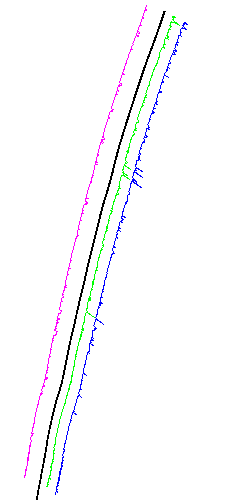

Source code (Python):
#!/usr/bin/env python

# Create arc plots along bore hole tracks using vtkArcPlotter.

import os

# Factory overrides
import vtkmodules.vtkInteractionStyle  # noqa: F401
import vtkmodules.vtkRenderingFreeType  # noqa: F401
import vtkmodules.vtkRenderingOpenGL2  # noqa: F401

from vtkmodules.vtkFiltersCore import vtkTubeFilter
from vtkmodules.vtkIOLegacy import vtkPolyDataReader
from vtkmodules.vtkRenderingAnnotation import vtkArcPlotter
from vtkmodules.vtkRenderingCore import (
    vtkActor,
    vtkCamera,
    vtkPolyDataMapper,
    vtkRenderWindow,
    vtkRenderWindowInteractor,
    vtkRenderer,
)

# Data path
data_dir = os.environ.get("VPE_DATA_DIR", os.path.dirname(os.path.abspath(__file__)))

# Camera
camera = vtkCamera()

# Read bore
bore_reader = vtkPolyDataReader()
bore_reader.SetFileName(os.path.join(data_dir, "bore.vtk"))

tuber = vtkTubeFilter()
tuber.SetInputConnection(bore_reader.GetOutputPort())
tuber.SetNumberOfSides(6)
tuber.SetRadius(15)

bore_mapper = vtkPolyDataMapper()
bore_mapper.SetInputConnection(tuber.GetOutputPort())
bore_mapper.ScalarVisibilityOff()

bore_actor = vtkActor()
bore_actor.SetMapper(bore_mapper)
bore_actor.GetProperty().SetColor(0, 0, 0)

# Track 1 arc plot
track_1 = vtkPolyDataReader()
track_1.SetFileName(os.path.join(data_dir, "track1.binary.vtk"))

arc_plotter = vtkArcPlotter()
arc_plotter.SetInputConnection(track_1.GetOutputPort())
arc_plotter.SetCamera(camera)
arc_plotter.SetRadius(250.0)
arc_plotter.SetHeight(200.0)
arc_plotter.UseDefaultNormalOn()
arc_plotter.SetDefaultNormal(1, 1, 0)

arc_mapper = vtkPolyDataMapper()
arc_mapper.SetInputConnection(arc_plotter.GetOutputPort())

arc_actor = vtkActor()
arc_actor.SetMapper(arc_mapper)
arc_actor.GetProperty().SetColor(0, 1, 0)

# Track 2 arc plot
track_2 = vtkPolyDataReader()
track_2.SetFileName(os.path.join(data_dir, "track2.binary.vtk"))

arc_plotter_2 = vtkArcPlotter()
arc_plotter_2.SetInputConnection(track_2.GetOutputPort())
arc_plotter_2.SetCamera(camera)
arc_plotter_2.SetRadius(450.0)
arc_plotter_2.SetHeight(200.0)
arc_plotter_2.UseDefaultNormalOn()
arc_plotter_2.SetDefaultNormal(1, 1, 0)

arc_mapper_2 = vtkPolyDataMapper()
arc_mapper_2.SetInputConnection(arc_plotter_2.GetOutputPort())

arc_actor_2 = vtkActor()
arc_actor_2.SetMapper(arc_mapper_2)
arc_actor_2.GetProperty().SetColor(0, 0, 1)

# Track 3 arc plot
track_3 = vtkPolyDataReader()
track_3.SetFileName(os.path.join(data_dir, "track3.binary.vtk"))

arc_plotter_3 = vtkArcPlotter()
arc_plotter_3.SetInputConnection(track_3.GetOutputPort())
arc_plotter_3.SetCamera(camera)
arc_plotter_3.SetRadius(250.0)
arc_plotter_3.SetHeight(50.0)
arc_plotter_3.SetDefaultNormal(1, 1, 0)

arc_mapper_3 = vtkPolyDataMapper()
arc_mapper_3.SetInputConnection(arc_plotter_3.GetOutputPort())

arc_actor_3 = vtkActor()
arc_actor_3.SetMapper(arc_mapper_3)
arc_actor_3.GetProperty().SetColor(1, 0, 1)

# Renderer
renderer = vtkRenderer()
renderer.SetActiveCamera(camera)
renderer.AddActor(bore_actor)
renderer.AddActor(arc_actor)
renderer.AddActor(arc_actor_2)
renderer.AddActor(arc_actor_3)
renderer.SetBackground(1, 1, 1)

# Camera settings
camera.SetClippingRange(14144, 32817)
camera.SetFocalPoint(-1023, 680, 5812)
camera.SetPosition(15551, -2426, 19820)
camera.SetViewUp(-0.651889, -0.07576, 0.754521)
camera.SetViewAngle(20)

# Render window
render_window = vtkRenderWindow()
render_window.AddRenderer(renderer)
render_window.SetMultiSamples(0)
render_window.SetSize(230, 500)
render_window.SetWindowName("bore")

# Interactor
interactor = vtkRenderWindowInteractor()
interactor.SetRenderWindow(render_window)

render_window.Render()
interactor.Start()
